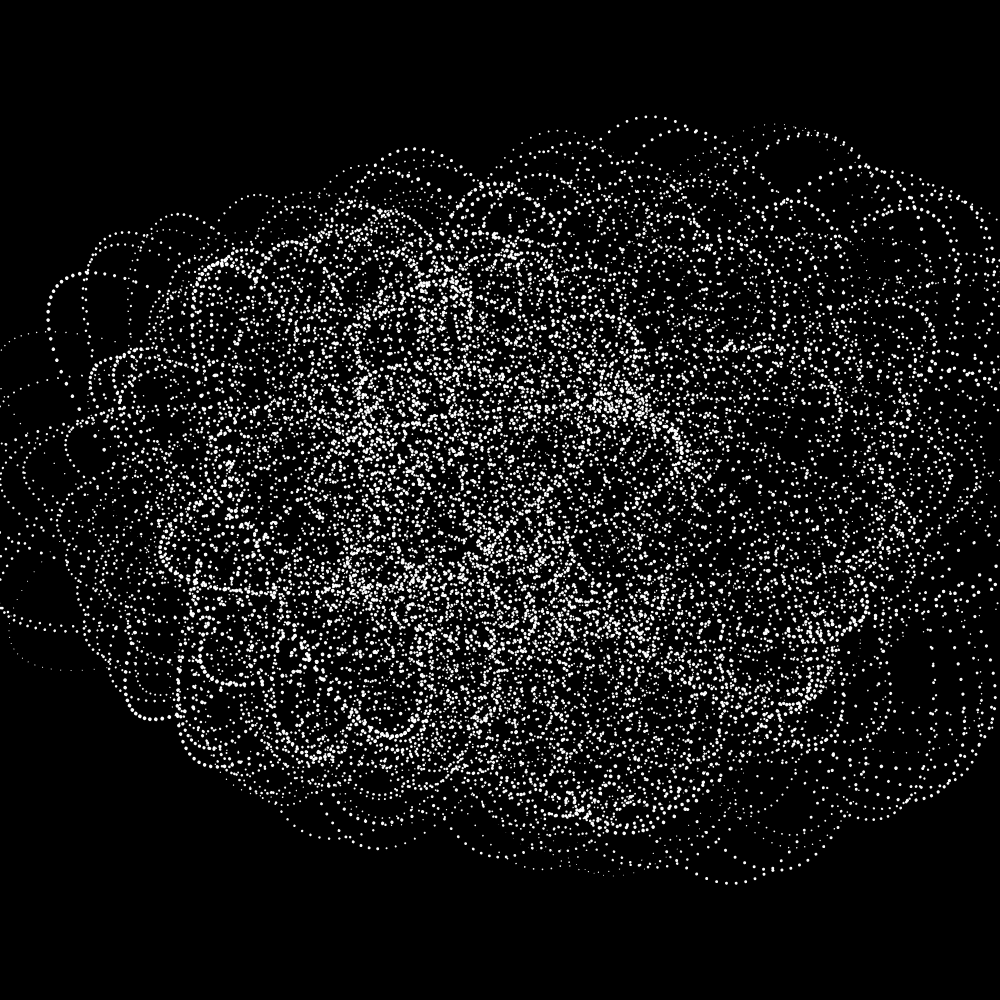
Frame 1 (no input)
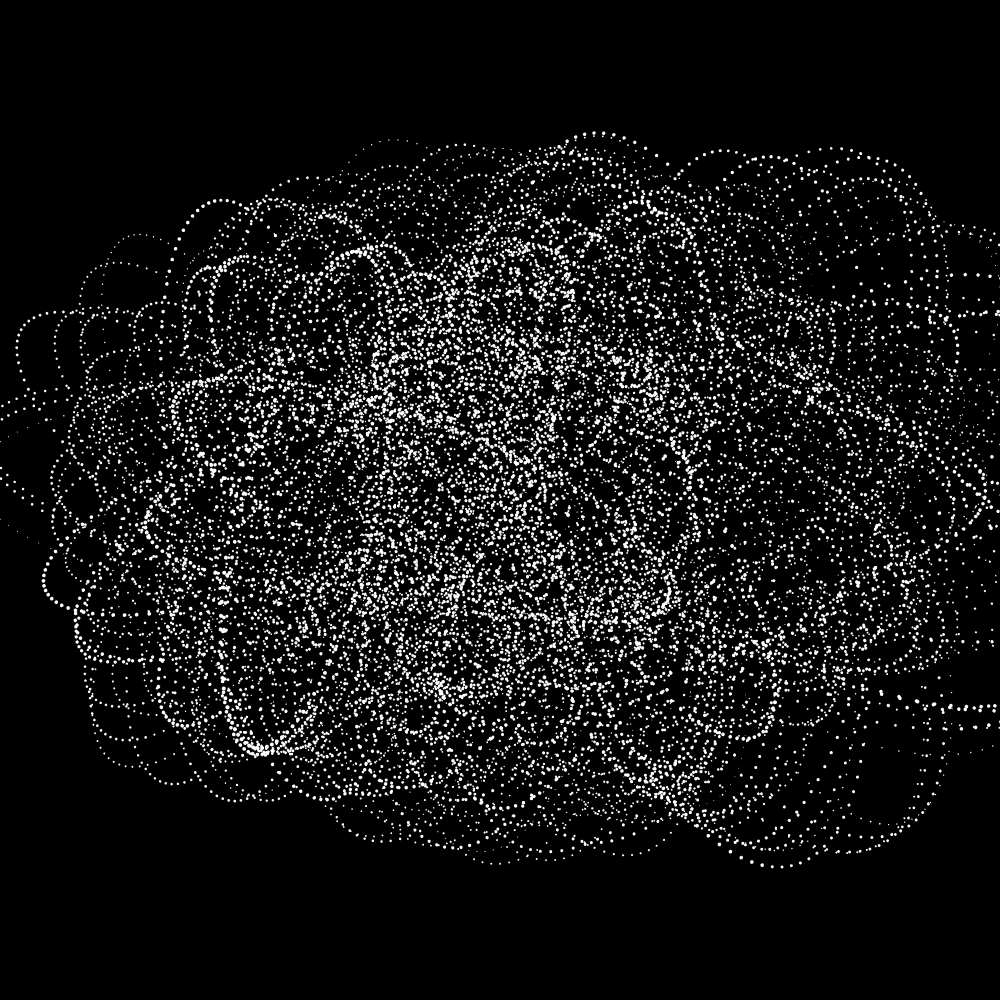
Frame 60 (no input)
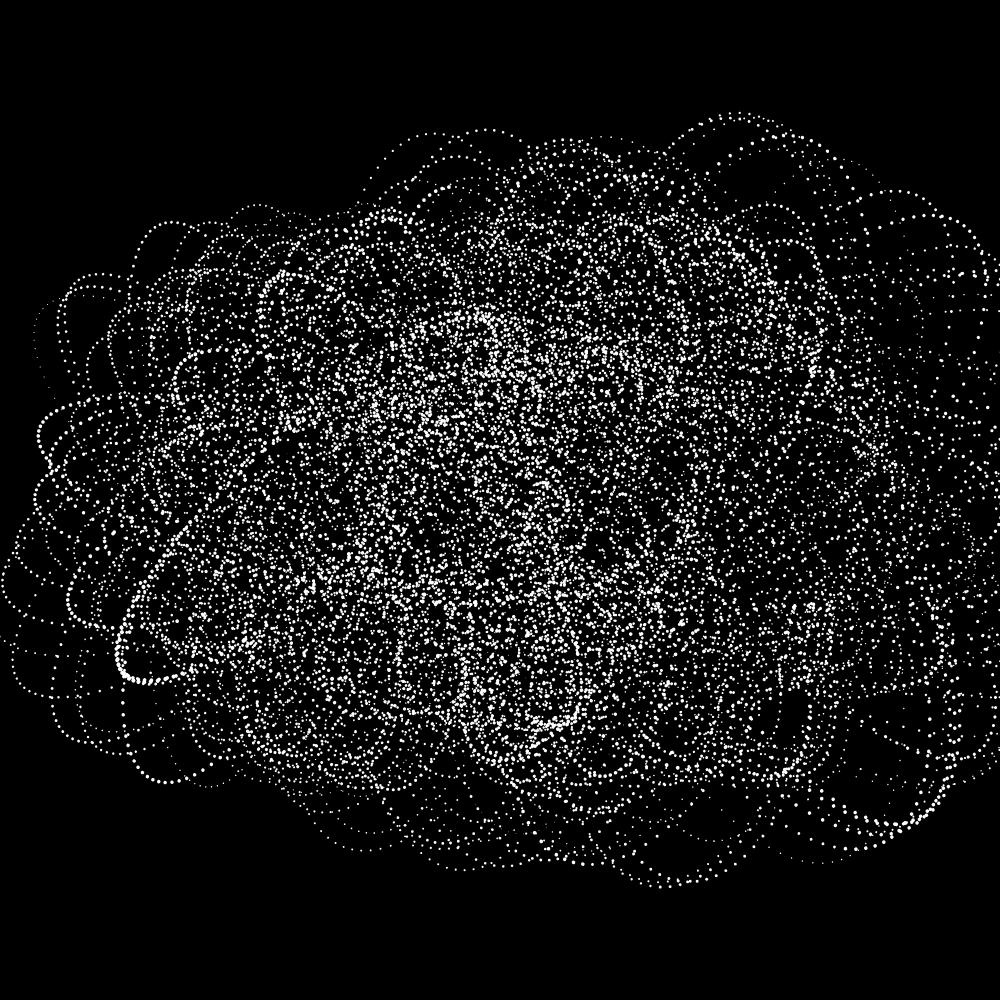
Frame 120 (the mouse pressed at the canvas centre since frame 60)

The p5.js sketch that drew these frames (run headless with seeded random() and noise() and a simulated clock; from frame 60 on, the mouse is pressed at the canvas centre):

// p5.js sketch
// ── sketch.js
let n = 100;
let zoomFactor = 50;
const sMax = 5;
const aRate = 0.01;

bubbleRings = [];
function setup() {
  createCanvas(windowHeight, windowHeight);
  noStroke();
  fill(255);
  for(let i = width/4; i < 0.8*width; i += 3){
    let x = i;
    let y = height/2;
    let d = mapXPosition(x, height/3, height);
    let orientation = mapXPosition(x, -PI/6, PI/6);
    let e = mapXPosition(x, 0.2,0.5);
    bubbleRings.push(new BubbleRing(x,y,d, orientation, e))
  }
  
  
}

function draw() {
  background(0);
  for(let b of bubbleRings){
    b.update();
    b.show();
  }
  
}

class BubbleRing{
  constructor(x,y,d, orientation, e){
    this.c = createVector(x,y);
    this.r = d/2; 
    this.aOff = random(10000);
    this.orientation = orientation;
    this.e = e;
  }

  update(){
    this.aOff += 0.01;
  }

  show(){
    push();
    translate(this.c.x, this.c.y);
    rotate(this.orientation + this.aOff);
    for(let i = 0; i < n; i++){
      let a = i*TAU/n - this.aOff/2; // + this.aOff;
      let nVal = noise((this.aOff + a)/zoomFactor*2);
      let s = map(nVal,0,1,0,sMax);
      circle(this.e*this.r*cos(a),this.r*sin(a), s);
    }
    pop();
  }
}

function mapXPosition(x, minVal, maxVal){
  return map(noise(x/zoomFactor),0,1,minVal, maxVal);
}
